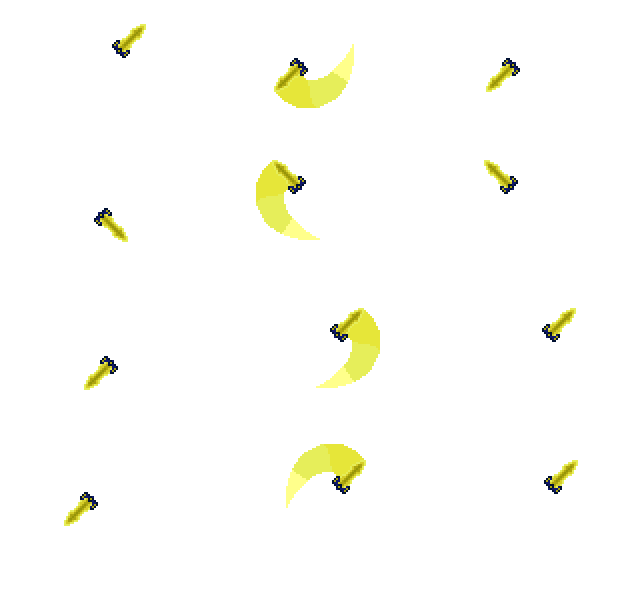
#> input picture art/WeaponAttack/DF剣/DF剣_attack2.png, 636 x 592 px, found by its file name; its folder holds only this picture in this run
$ python make_melee_attack_sheets.py
#> lines starting #> are read from the running program, lines starting #| are printed output that depends on the picture
# -*- coding: utf-8 -*-
"""为 art/WeaponAttack/<族>/ 生成逐帧标注对照表（棋盘底，2x 原样）。

输出：outputs/melee/sheets/<族>.png
用途：人工核对「哪个编号对应哪个方向 / 哪一帧是前摇、挥砍、后摇」。
"""
import os
import re
import unicodedata

from PIL import Image, ImageDraw

ROOT = "art/WeaponAttack"
OUT = "outputs/melee/sheets"
FULL2ASCII = {chr(0xFF10 + i): str(i) for i in range(10)}

CELL_BG_A = (58, 60, 66)
CELL_BG_B = (78, 80, 88)
PAD = 8
LABEL_H = 16


def num_key(name: str) -> tuple:
    """族内排序：数字升序，同号 B 在数字之后。"""
    m = re.search(r"([０-９]+)([BＣB]?|[（(].*?[)）])?$", name)
    if not m:
        return (999, 0, name)
    digits = "".join(FULL2ASCII.get(c, c) for c in m.group(1))
    suffix = m.group(2) or ""
    return (int(digits), 0 if suffix == "" else 1, suffix)


def checker(w: int, h: int) -> Image.Image:
    img = Image.new("RGBA", (w, h), CELL_BG_A + (255,))
    px = img.load()
    for y in range(h):
        for x in range(w):
            if ((x // 8) + (y // 8)) % 2 == 0:
                px[x, y] = CELL_BG_B + (255,)
    return img


def render_family(fam: str) -> str | None:
#> called with fam = 'DF剣'
    d = os.path.join(ROOT, fam)
    files = sorted([f for f in os.listdir(d) if f.endswith(".png")], key=num_key)
    if not files:
        return None
    ims = [Image.open(os.path.join(d, f)).convert("RGBA") for f in files]
    cw = max(i.width for i in ims) + PAD * 2
#> cw = 652
    ch = max(i.height for i in ims) + PAD * 2 + LABEL_H
#> ch = 624
    cols = 4 if len(files) > 8 else min(4, len(files))
    rows = (len(files) + cols - 1) // cols
    canvas = Image.new("RGB", (cw * cols, ch * rows + 22), (26, 26, 30))
    dr = ImageDraw.Draw(canvas)
    dr.text((6, 5), "%s  %d 帧（2x）" % (fam, len(files)), fill=(255, 226, 150))
    for i, (f, im) in enumerate(zip(files, ims)):
        cx, cy = i % cols, i // cols
        x = cx * cw + PAD
        y = cy * ch + 22 + LABEL_H
        plate = checker(im.width, im.height)
        plate.alpha_composite(im)
        canvas.paste(plate.convert("RGB"), (x, y))
        label = os.path.splitext(f)[0][len(fam):] or "(空)"
        label = unicodedata.normalize("NFKC", label)
        dr.text((cx * cw + PAD, cy * ch + 22 + 2), label, fill=(150, 220, 255))
#> this loop made 1 pass
#> (f, cx, cy, x, y, label) on pass 1: ('DF剣_attack2.png', 0, 0, 8, 38, '_attack2')
#> pass 1, in checker, `img = Image.new("RGBA", (w, h), CELL_BG_A + (255,))`:
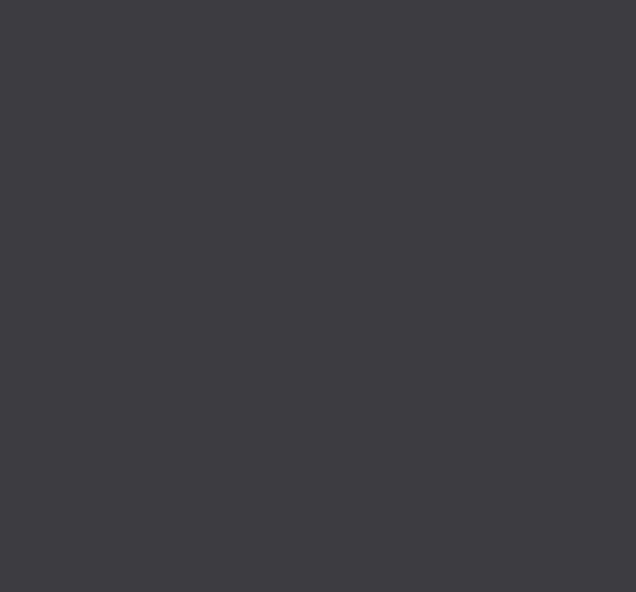
#> img: PIL image 636x592 RGBA; mean R, G, B, A 58, 60, 66, 255
#> pass 1, in render_family, `plate = checker(im.width, im.height)`:
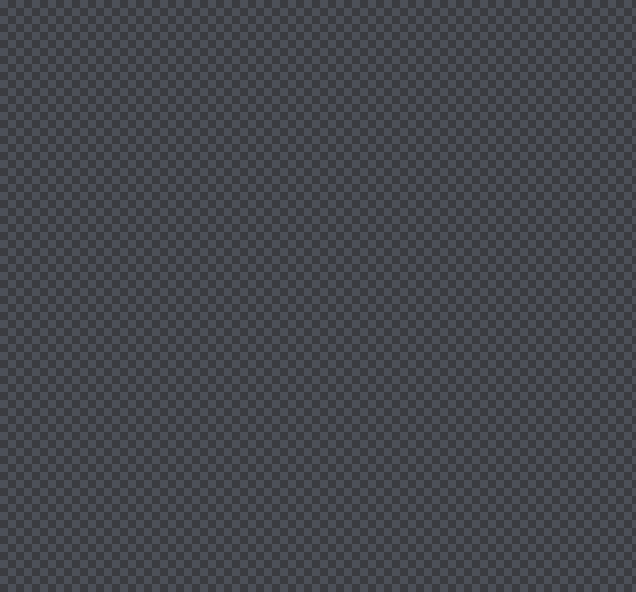
#> plate: PIL image 636x592 RGBA; mean R, G, B, A 68, 70, 77, 255
#> after the loop:
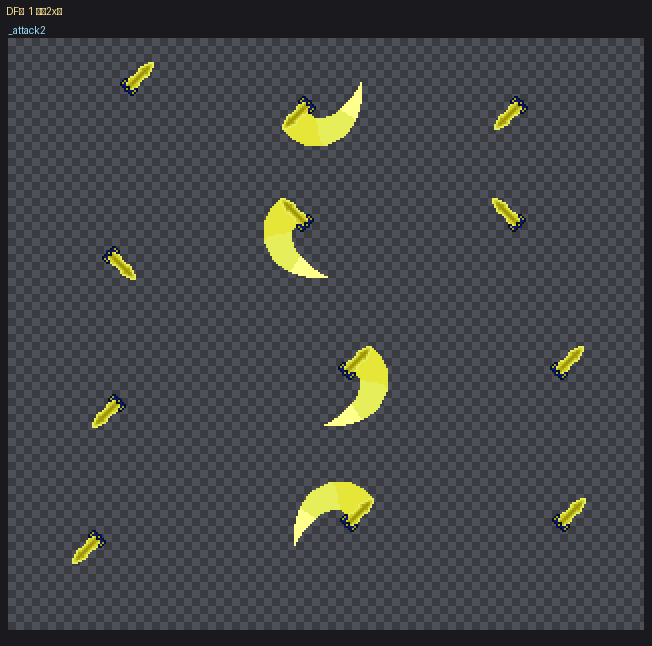
#> canvas: PIL image 652x646 RGB; mean R, G, B 68, 69.8, 71.9
#> after the loop:
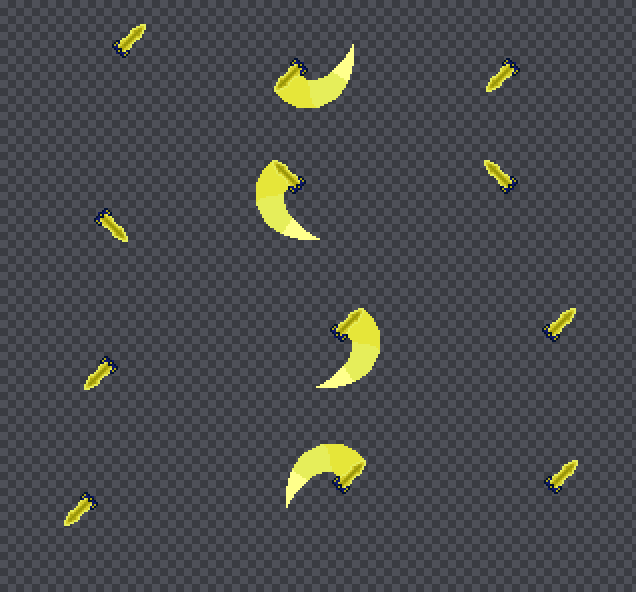
#> plate: PIL image 636x592 RGBA; mean R, G, B, A 72.9, 74.9, 76.8, 255
    os.makedirs(OUT, exist_ok=True)
    path = os.path.join(OUT, fam + ".png")
    canvas.save(path)
    return path


def main() -> None:
    fams = sorted(f for f in os.listdir(ROOT) if os.path.isdir(os.path.join(ROOT, f)))
    made = 0
    for fam in fams:
        if render_family(fam):
            made += 1
#> pass 2 of the loop in main, `for fam in fams:`:
#> files = ['クラウザーブレイード_attack1.png']
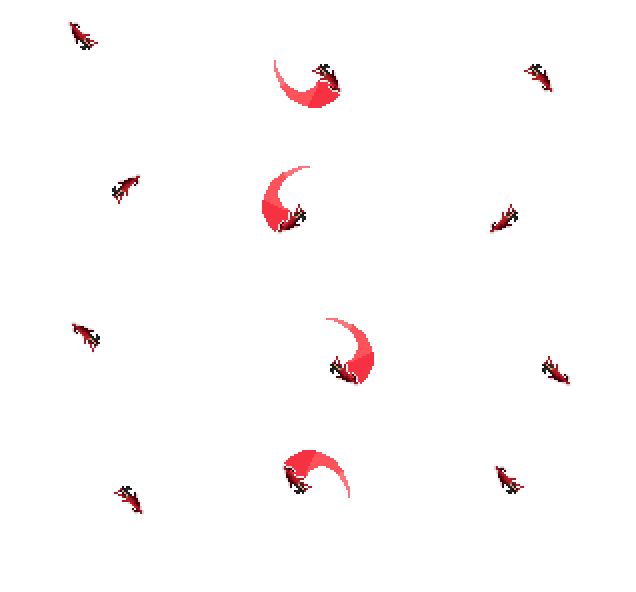
#> input picture art/WeaponAttack/クラウザーブレイード/クラウザーブレイード_attack1.png, 636 x 592 px, found by its file name
#> cols = 1
#> the loop in render_family (call 2), `for i, (f, im) in enumerate(zip(files, ims)):` made 1 pass
#> after the loop in render_family (call 2), `for i, (f, im) in enumerate(zip(files, ims)):`:
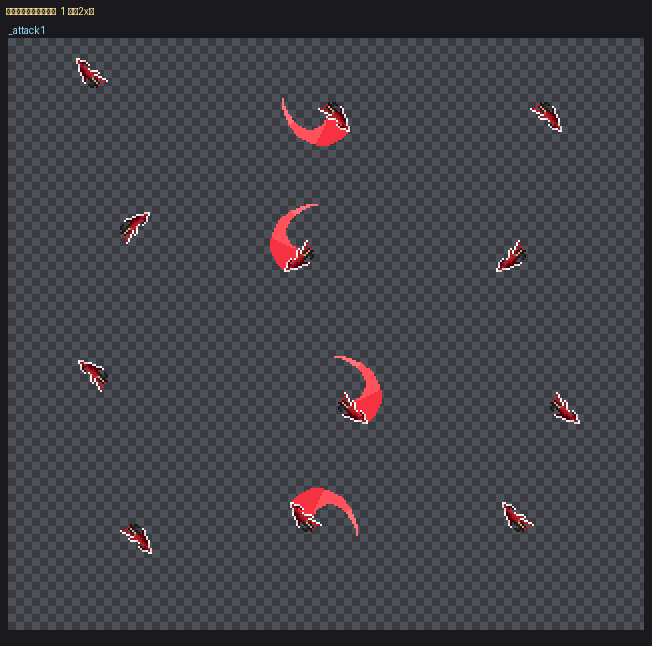
#> canvas: PIL image 652x646 RGB; mean R, G, B 66.4, 65.8, 72.4
#> after the loop in render_family (call 2), `for i, (f, im) in enumerate(zip(files, ims)):`:
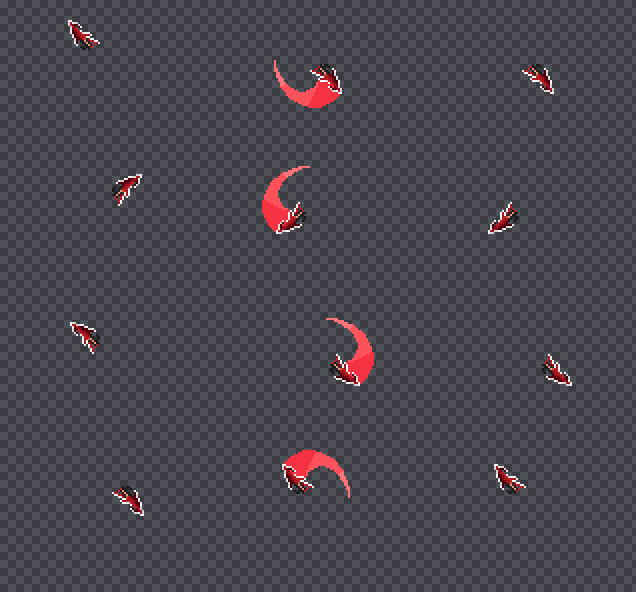
#> plate: PIL image 636x592 RGBA; mean R, G, B, A 71, 70.3, 77.3, 255
#> pass 3 of the loop in main, `for fam in fams:`:
#> files = ['シャベル_attack1.png']
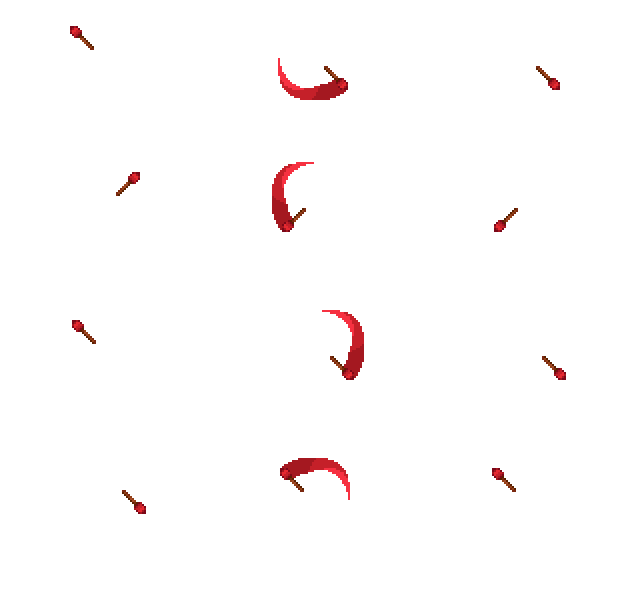
#> input picture art/WeaponAttack/シャベル/シャベル_attack1.png, 636 x 592 px, found by its file name
#> the loop in render_family (call 3), `for i, (f, im) in enumerate(zip(files, ims)):` made 1 pass
#> after the loop in render_family (call 3), `for i, (f, im) in enumerate(zip(files, ims)):`:
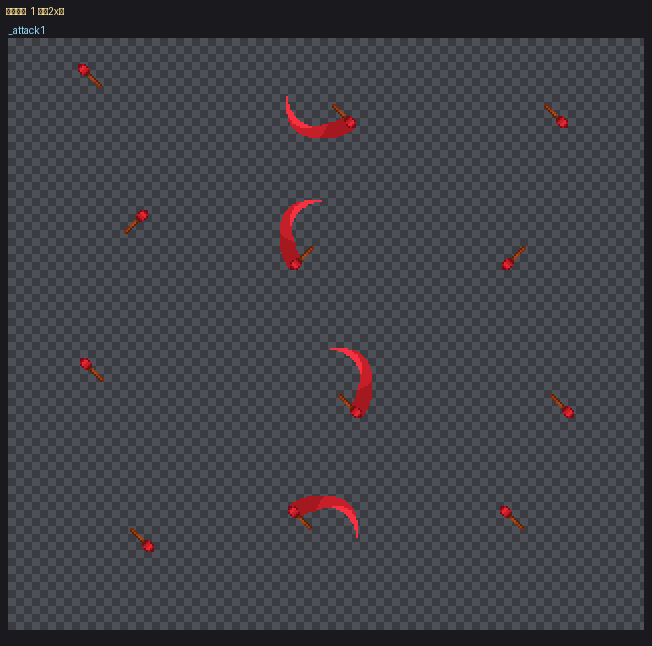
#> canvas: PIL image 652x646 RGB; mean R, G, B 65.2, 64.9, 71.5
#> after the loop in render_family (call 3), `for i, (f, im) in enumerate(zip(files, ims)):`:
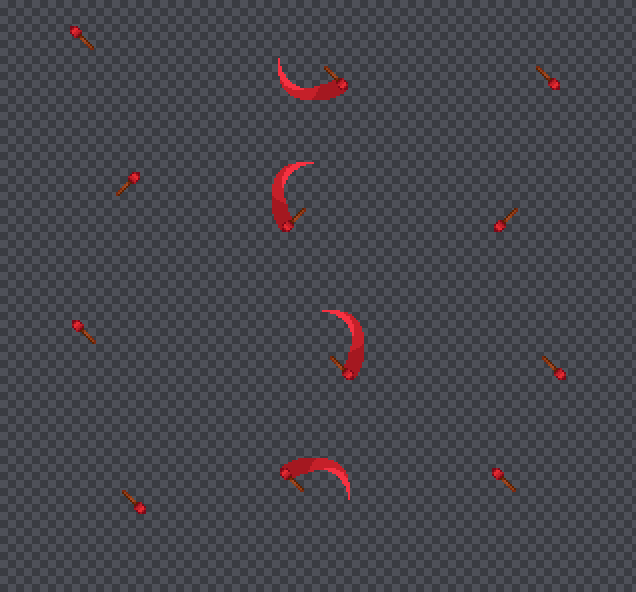
#> plate: PIL image 636x592 RGBA; mean R, G, B, A 69.7, 69.4, 76.4, 255
#> the loop made 4 passes; the first 3 are shown
    print("生成 %d 张对照表 → %s" % (made, OUT))


if __name__ == "__main__":
    main()
